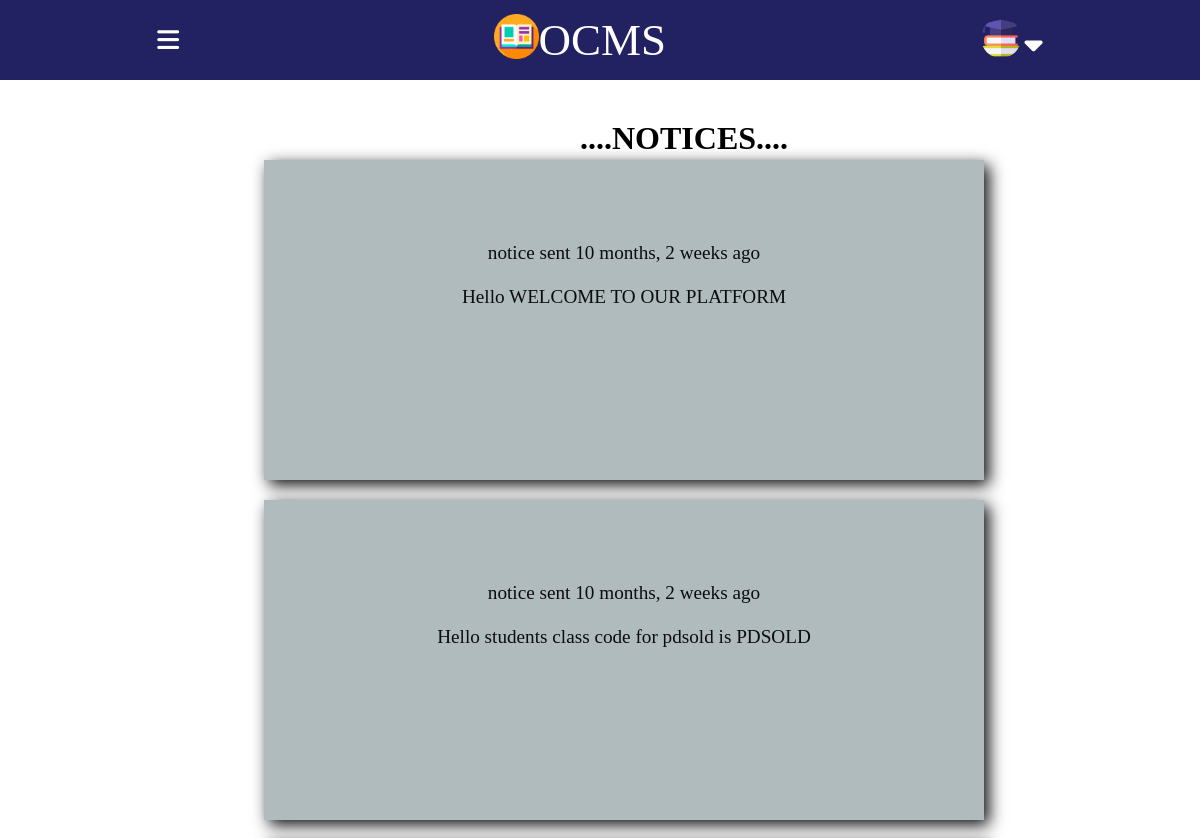
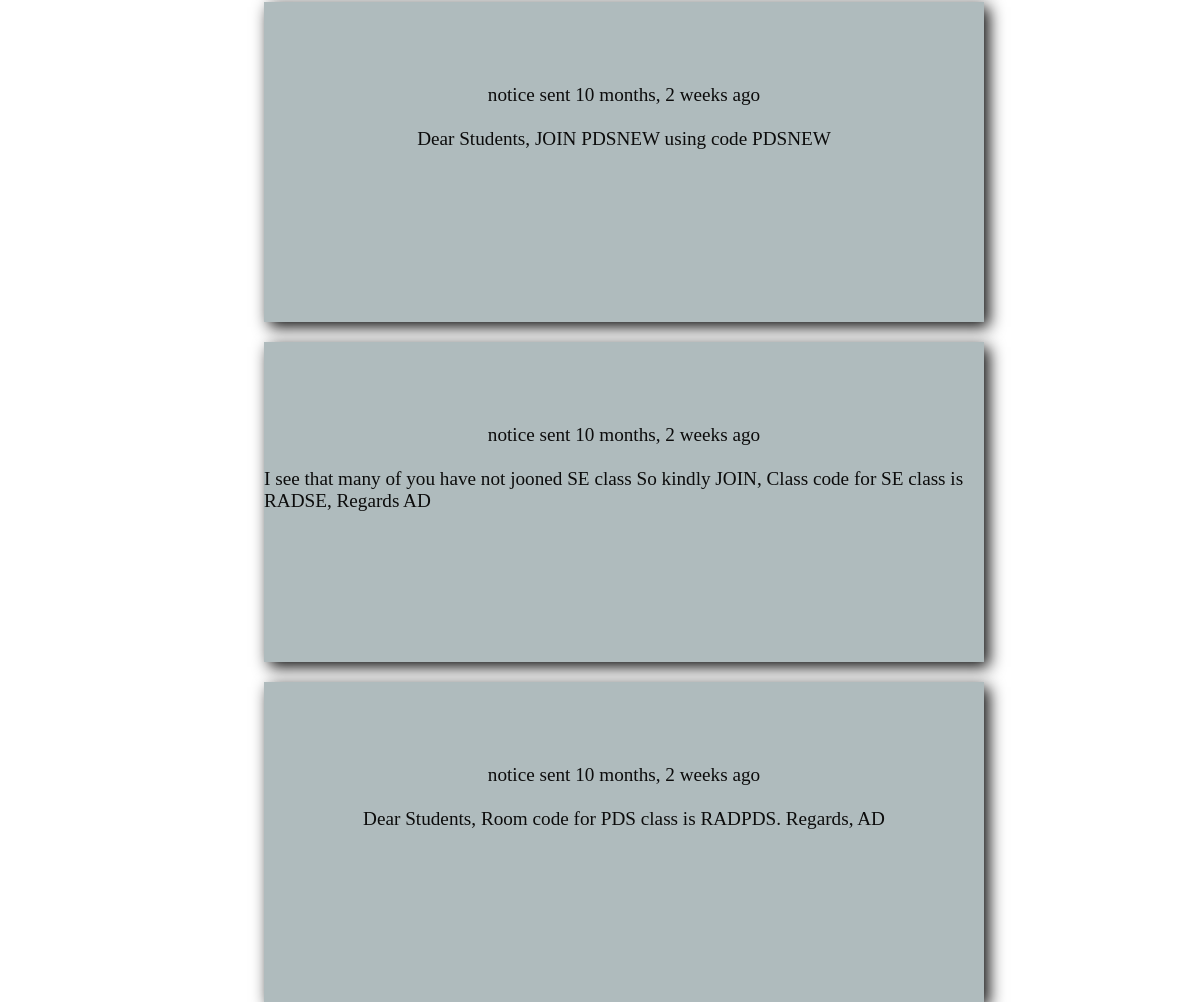
/noticebox/ (signed in), run on the app's committed database (2 pictures, top to bottom).
### base/models.py (models this page shows, shortened)
class Notice(models.Model):
    id = models.AutoField(primary_key=True)
    description = models.TextField(null=True, blank=True)
    updated = models.DateTimeField(auto_now=True)
    created = models.DateTimeField(auto_now_add=True)
    class Meta:
        ordering = ['-updated', '-created']

### base/views.py (the view)
# urls.py: path('noticebox/', views.noticebox, name='noticebox'),
def noticebox(request):
    Teacher_User=get_object_or_404(Teacher, user=request.user)
    notices=Teacher_User.notices.all
    context={'notices':notices}
    return render(request,'base/noticebox.html',context)

### base/templates/base/noticebox.html (shortened to what this page needs)
{% load static %}
<!DOCTYPE html>
<html lang="en">
<head>
    <link rel="stylesheet" href="{% static 'styles/join_room.css' %}">
</head>
<body>
    <div class="nav">
        <i id="dropdown" class=" dropdown fa-solid fa-bars"></i>
     <div class="logo"><img src="{% static 'images/1414305.png' %}" class="img">
        <p style="font-size: 45px;">OCMS</p></div>
        <div class="profile">
            <img src="{% static 'images/4430487.png' %}" class="pic">
            <i class="dropdowm-icon fa-solid fa-caret-down"></i>
        </div>
    </div>
<div class="wrapper2">
     <h1 class="noticehead">....NOTICES....</h1>
    <div id="classinfo" class="noticeinfo">
        {% for notice in notices %}
        <div  class="noticebox">
            <div class="nnn">
                 <p class="nm">  <br><p class="time">notice sent {{notice.created | timesince}} ago</p><br>{{ notice.description }}</p>
             </div>
        </div>
        {% endfor %}
</div>
</div>
</body>
</html>

### static/styles/join_room.css (style rules this page uses)
* { margin: 0; border: 0; box-sizing: border-box; }
body { height: 100vh; width: 100vw; display: flex; flex-direction: column; }
.img { height: 45px; }
.nav { width: 100vw; height: 10vh; background-color:rgb(34, 34, 99); position: absolute; top:0; display: flex; justify-content: space-around; align-items: center; color: white; }
.pic { height: 40px; width: 40px; border-radius: 50%; }
.dropdowm-icon { position: relative; bottom:3px; font-size: 29px; color: white; }
.logo { display: flex; }
.dropdown { font-size: 25px; }
.wrapper2 { display: flex; flex-direction: column; position: relative; position: absolute; top:15vh; left: 22vw; }
.nm { max-width: 70%; margin-top: 5vw; }
.nnn { display: flex; flex-direction: column; justify-content: center; align-items: center; }
.noticehead { text-align:center; }
.noticebox { height: 40vh; width: 60vw; background-color: aliceblue; display: flex; gap: 5px; box-shadow: 5px 5px 15px; flex-direction: column; background-color:rgb(175, 187, 189); color: black; font-size: larger; overflow: scroll; color: rgb(12, 12, 12); }
.noticeinfo { margin-top: 3px; width:70vw; display: flex; flex-direction: column; row-gap: 20px; }

### data on the page
Notice: created "10 months, 2 weeks", description "Hello WELCOME TO OUR PLATFORM"
Notice: created "10 months, 2 weeks", description "Hello students class code for pdsold is PDSOLD"
Notice: created "10 months, 2 weeks", description "Dear Students, JOIN PDSNEW using code PDSNEW"
Notice: created "10 months, 2 weeks", description "I see that many of you have not jooned SE class So kindly JOIN, Class code for SE class is RADSE, Regards AD"
Notice: created "10 months, 2 weeks", description "Dear Students, Room code for PDS class is RADPDS. Regards, AD"
